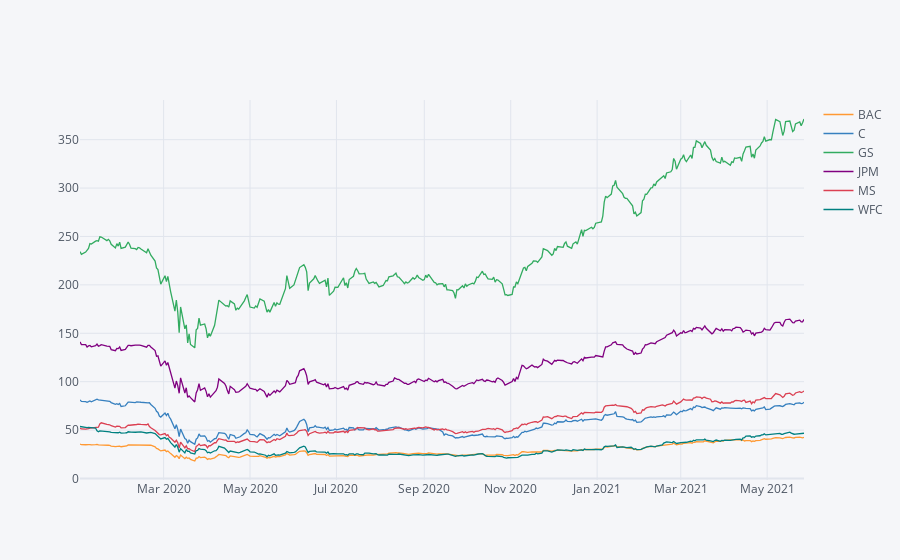

The cell this chart's notebook holds for it:
### Code cell
bank_stocks.xs(key='Close',axis=1,level='Stock Info').iplot()

### Figure 1 — Plotly figure (JSON) as saved in the notebook; plotly's stock layout.template omitted (floating-point values rounded to 4 significant figures; data arrays with more than 128 entries replaced by an {"elided": "..."} marker saying what was removed)
{"data": [{"line": {"color": "rgba(255, 153, 51, 1.0)", "dash": "solid", "shape": "linear", "width": 1.3}, "mode": "lines", "name": "BAC", "text": "", "type": "scatter", "x": {"elided": "354 str values"}, "y": {"elided": "354 float values"}}, {"line": {"color": "rgba(55, 128, 191, 1.0)", "dash": "solid", "shape": "linear", "width": 1.3}, "mode": "lines", "name": "C", "text": "", "type": "scatter", "x": {"elided": "354 str values"}, "y": {"elided": "354 float values"}}, {"line": {"color": "rgba(50, 171, 96, 1.0)", "dash": "solid", "shape": "linear", "width": 1.3}, "mode": "lines", "name": "GS", "text": "", "type": "scatter", "x": {"elided": "354 str values"}, "y": {"elided": "354 float values"}}, {"line": {"color": "rgba(128, 0, 128, 1.0)", "dash": "solid", "shape": "linear", "width": 1.3}, "mode": "lines", "name": "JPM", "text": "", "type": "scatter", "x": {"elided": "354 str values"}, "y": {"elided": "354 float values"}}, {"line": {"color": "rgba(219, 64, 82, 1.0)", "dash": "solid", "shape": "linear", "width": 1.3}, "mode": "lines", "name": "MS", "text": "", "type": "scatter", "x": {"elided": "354 str values"}, "y": {"elided": "354 float values"}}, {"line": {"color": "rgba(0, 128, 128, 1.0)", "dash": "solid", "shape": "linear", "width": 1.3}, "mode": "lines", "name": "WFC", "text": "", "type": "scatter", "x": {"elided": "354 str values"}, "y": {"elided": "354 float values"}}], "layout": {"legend": {"bgcolor": "#F5F6F9", "font": {"color": "#4D5663"}}, "paper_bgcolor": "#F5F6F9", "plot_bgcolor": "#F5F6F9", "title": {"font": {"color": "#4D5663"}}, "xaxis": {"gridcolor": "#E1E5ED", "showgrid": true, "tickfont": {"color": "#4D5663"}, "title": {"font": {"color": "#4D5663"}, "text": ""}, "zerolinecolor": "#E1E5ED"}, "yaxis": {"gridcolor": "#E1E5ED", "showgrid": true, "tickfont": {"color": "#4D5663"}, "title": {"font": {"color": "#4D5663"}, "text": ""}, "zerolinecolor": "#E1E5ED"}}}
